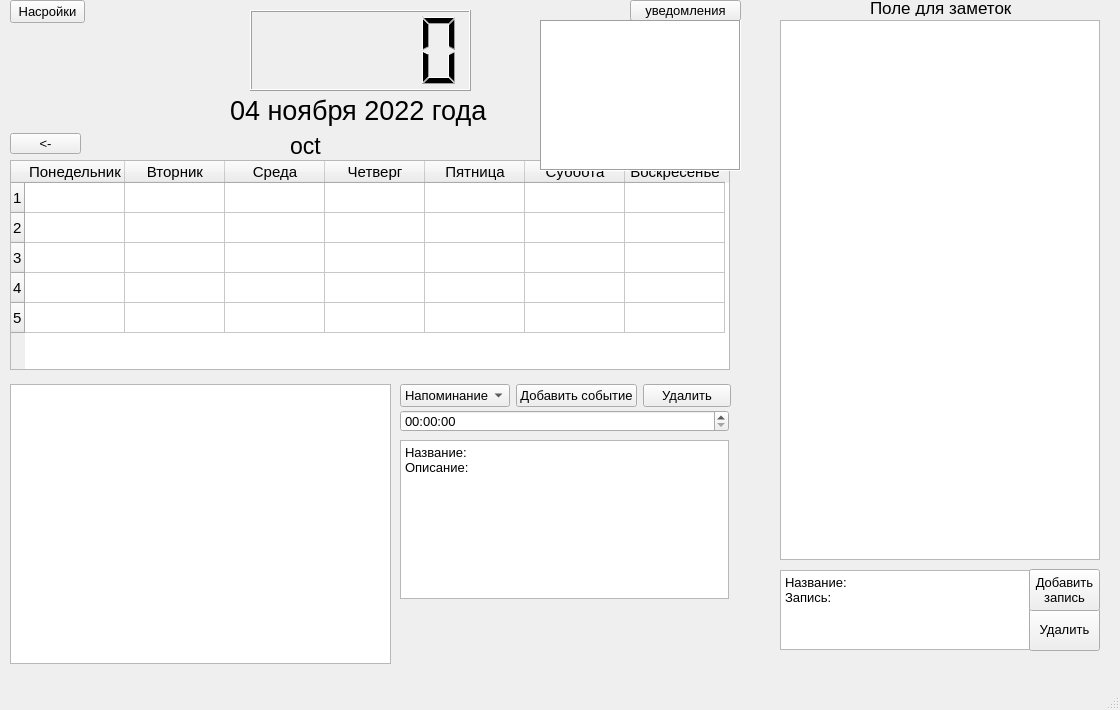
<?xml version="1.0" encoding="UTF-8"?>
<ui version="4.0">
 <class>MainWindow</class>
 <widget class="QMainWindow" name="MainWindow">
  <property name="geometry">
   <rect>
    <x>0</x>
    <y>0</y>
    <width>1120</width>
    <height>710</height>
   </rect>
  </property>
  <property name="minimumSize">
   <size>
    <width>1120</width>
    <height>710</height>
   </size>
  </property>
  <property name="font">
   <font>
    <pointsize>10</pointsize>
   </font>
  </property>
  <property name="windowTitle">
   <string>Планировщик</string>
  </property>
  <property name="layoutDirection">
   <enum>Qt::LeftToRight</enum>
  </property>
  <property name="styleSheet">
   <string notr="true"/>
  </property>
  <widget class="QWidget" name="centralwidget">
   <widget class="QTableWidget" name="table">
    <property name="geometry">
     <rect>
      <x>10</x>
      <y>160</y>
      <width>720</width>
      <height>210</height>
     </rect>
    </property>
    <property name="font">
     <font>
      <pointsize>11</pointsize>
     </font>
    </property>
    <property name="frameShape">
     <enum>QFrame::StyledPanel</enum>
    </property>
    <property name="editTriggers">
     <set>QAbstractItemView::AnyKeyPressed|QAbstractItemView::DoubleClicked|QAbstractItemView::EditKeyPressed|QAbstractItemView::SelectedClicked</set>
    </property>
    <property name="iconSize">
     <size>
      <width>0</width>
      <height>0</height>
     </size>
    </property>
    <property name="showGrid">
     <bool>true</bool>
    </property>
    <property name="sortingEnabled">
     <bool>false</bool>
    </property>
    <property name="cornerButtonEnabled">
     <bool>true</bool>
    </property>
    <property name="rowCount">
     <number>5</number>
    </property>
    <row/>
    <row/>
    <row/>
    <row/>
    <row/>
    <column>
     <property name="text">
      <string>Понедельник</string>
     </property>
    </column>
    <column>
     <property name="text">
      <string>Вторник</string>
     </property>
    </column>
    <column>
     <property name="text">
      <string>Среда</string>
     </property>
    </column>
    <column>
     <property name="text">
      <string>Четверг</string>
     </property>
    </column>
    <column>
     <property name="text">
      <string>Пятница</string>
     </property>
    </column>
    <column>
     <property name="text">
      <string>Суббота</string>
     </property>
    </column>
    <column>
     <property name="text">
      <string>Воскресенье</string>
     </property>
    </column>
   </widget>
   <widget class="QLCDNumber" name="time">
    <property name="geometry">
     <rect>
      <x>250</x>
      <y>10</y>
      <width>221</width>
      <height>81</height>
     </rect>
    </property>
    <property name="layoutDirection">
     <enum>Qt::LeftToRight</enum>
    </property>
    <property name="frameShadow">
     <enum>QFrame::Raised</enum>
    </property>
   </widget>
   <widget class="QLabel" name="date">
    <property name="geometry">
     <rect>
      <x>230</x>
      <y>90</y>
      <width>261</width>
      <height>41</height>
     </rect>
    </property>
    <property name="font">
     <font>
      <pointsize>20</pointsize>
     </font>
    </property>
    <property name="layoutDirection">
     <enum>Qt::LeftToRight</enum>
    </property>
    <property name="text">
     <string>04 ноября 2022 года</string>
    </property>
   </widget>
   <widget class="QPushButton" name="bt_next_month">
    <property name="geometry">
     <rect>
      <x>657</x>
      <y>130</y>
      <width>75</width>
      <height>23</height>
     </rect>
    </property>
    <property name="text">
     <string>-&gt;</string>
    </property>
   </widget>
   <widget class="QPushButton" name="bt_previous_month">
    <property name="geometry">
     <rect>
      <x>10</x>
      <y>133</y>
      <width>71</width>
      <height>21</height>
     </rect>
    </property>
    <property name="text">
     <string>&lt;-</string>
    </property>
   </widget>
   <widget class="QPlainTextEdit" name="event_text">
    <property name="geometry">
     <rect>
      <x>400</x>
      <y>440</y>
      <width>329</width>
      <height>159</height>
     </rect>
    </property>
    <property name="plainText">
     <string>Название: 
Описание: </string>
    </property>
   </widget>
   <widget class="QTimeEdit" name="event_time">
    <property name="geometry">
     <rect>
      <x>400</x>
      <y>410</y>
      <width>329</width>
      <height>22</height>
     </rect>
    </property>
   </widget>
   <widget class="QPushButton" name="bt_setting">
    <property name="geometry">
     <rect>
      <x>10</x>
      <y>0</y>
      <width>75</width>
      <height>23</height>
     </rect>
    </property>
    <property name="text">
     <string>Насройки</string>
    </property>
   </widget>
   <widget class="QPushButton" name="bt_notices">
    <property name="geometry">
     <rect>
      <x>630</x>
      <y>0</y>
      <width>111</width>
      <height>21</height>
     </rect>
    </property>
    <property name="text">
     <string>уведомления</string>
    </property>
   </widget>
   <widget class="QListView" name="t_notices">
    <property name="geometry">
     <rect>
      <x>540</x>
      <y>20</y>
      <width>201</width>
      <height>151</height>
     </rect>
    </property>
    <property name="frameShape">
     <enum>QFrame::Box</enum>
    </property>
   </widget>
   <widget class="QLabel" name="label">
    <property name="geometry">
     <rect>
      <x>870</x>
      <y>0</y>
      <width>151</width>
      <height>16</height>
     </rect>
    </property>
    <property name="font">
     <font>
      <pointsize>13</pointsize>
      <weight>50</weight>
      <bold>false</bold>
     </font>
    </property>
    <property name="text">
     <string>Поле для заметок</string>
    </property>
   </widget>
   <widget class="QPlainTextEdit" name="t_note">
    <property name="geometry">
     <rect>
      <x>780</x>
      <y>570</y>
      <width>250</width>
      <height>80</height>
     </rect>
    </property>
    <property name="plainText">
     <string>Название: 
Запись: </string>
    </property>
   </widget>
   <widget class="QLabel" name="calendar_month">
    <property name="geometry">
     <rect>
      <x>290</x>
      <y>130</y>
      <width>191</width>
      <height>31</height>
     </rect>
    </property>
    <property name="font">
     <font>
      <pointsize>17</pointsize>
     </font>
    </property>
    <property name="text">
     <string>oct</string>
    </property>
   </widget>
   <widget class="QListWidget" name="notes_list">
    <property name="geometry">
     <rect>
      <x>780</x>
      <y>20</y>
      <width>320</width>
      <height>540</height>
     </rect>
    </property>
    <property name="font">
     <font>
      <pointsize>11</pointsize>
     </font>
    </property>
   </widget>
   <widget class="QWidget" name="horizontalLayoutWidget">
    <property name="geometry">
     <rect>
      <x>400</x>
      <y>380</y>
      <width>331</width>
      <height>31</height>
     </rect>
    </property>
    <layout class="QHBoxLayout" name="horizontalLayout">
     <item>
      <widget class="QComboBox" name="event_mode">
       <item>
        <property name="text">
         <string>Напоминание</string>
        </property>
       </item>
       <item>
        <property name="text">
         <string>Выходной</string>
        </property>
       </item>
       <item>
        <property name="text">
         <string>Праздник</string>
        </property>
       </item>
      </widget>
     </item>
     <item>
      <widget class="QPushButton" name="bt_add_event">
       <property name="text">
        <string>Добавить событие</string>
       </property>
      </widget>
     </item>
     <item>
      <widget class="QPushButton" name="bt_del_event">
       <property name="text">
        <string>Удалить</string>
       </property>
      </widget>
     </item>
    </layout>
   </widget>
   <widget class="QPushButton" name="bt_del_note">
    <property name="geometry">
     <rect>
      <x>1029</x>
      <y>608</y>
      <width>71</width>
      <height>43</height>
     </rect>
    </property>
    <property name="text">
     <string>Удалить</string>
    </property>
   </widget>
   <widget class="QPushButton" name="bt_add_note">
    <property name="geometry">
     <rect>
      <x>1029</x>
      <y>569</y>
      <width>71</width>
      <height>42</height>
     </rect>
    </property>
    <property name="font">
     <font>
      <pointsize>10</pointsize>
     </font>
    </property>
    <property name="text">
     <string>Добавить
запись</string>
    </property>
   </widget>
   <widget class="QListWidget" name="event_list">
    <property name="geometry">
     <rect>
      <x>10</x>
      <y>384</y>
      <width>381</width>
      <height>280</height>
     </rect>
    </property>
    <property name="font">
     <font>
      <pointsize>11</pointsize>
     </font>
    </property>
   </widget>
  </widget>
  <widget class="QMenuBar" name="menubar">
   <property name="geometry">
    <rect>
     <x>0</x>
     <y>0</y>
     <width>1120</width>
     <height>21</height>
    </rect>
   </property>
  </widget>
  <widget class="QStatusBar" name="statusbar"/>
 </widget>
 <resources/>
 <connections/>
</ui>
